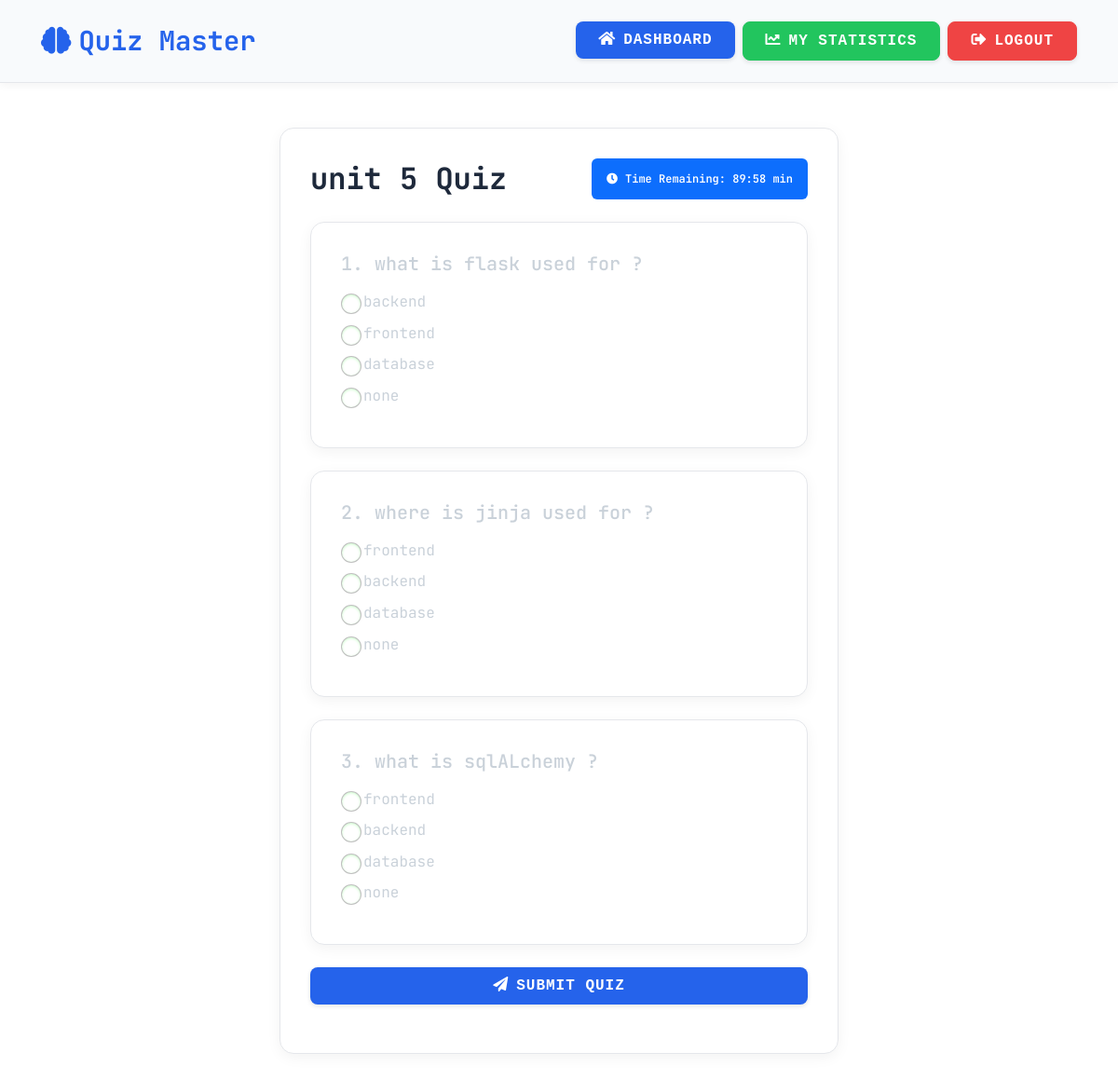
The page /attempt_quiz/9 (signed in) on the database its author committed.
### models.py (models this page shows)
class Chapter(db.Model):
    id = db.Column(db.Integer, primary_key=True)
    subject_id = db.Column(db.Integer, db.ForeignKey('subject.id'))
    name = db.Column(db.String(200), nullable=False)

class Question(db.Model):
    id = db.Column(db.Integer, primary_key=True)
    quiz_id = db.Column(db.Integer, db.ForeignKey('quiz.id'))
    question_statement = db.Column(db.Text, nullable=False)
    option1 = db.Column(db.String(200), nullable=False)
    option2 = db.Column(db.String(200), nullable=False)
    option3 = db.Column(db.String(200), nullable=False)
    option4 = db.Column(db.String(200), nullable=False)
    correct_option = db.Column(db.String(200), nullable=False)

### app.py (the view, shortened to what this page needs)
@app.route('/attempt_quiz/<int:quiz_id>', methods=['GET', 'POST'])
def attempt_quiz(quiz_id):
    if 'user_id' not in session:
        return redirect('/login')
    quiz = Quiz.query.get(quiz_id)
    questions = Question.query.filter_by(quiz_id=quiz_id).all()
    existing_score = Score.query.filter_by(quiz_id=quiz_id, user_id=session['user_id']).first()
    if existing_score:
        return render_template('quiz_completed.html', quiz=quiz)
    return render_template('attempt_quiz.html', quiz=quiz, questions=questions)

### templates/attempt_quiz.html (shortened to what this page needs)
{% extends 'base.html' %}
{% block content %}
<div class="container">
    <div class="card">
        <div class="card-body">
            <div class="d-flex justify-content-between align-items-center mb-4">
                <h2 class="mb-0">{{ quiz.chapter.name }} Quiz</h2>
                <div class="timer-container">
                    <div class="badge bg-primary p-3">
                        <i class="fas fa-clock me-2"></i>Time Remaining:
                        <span id="timer">{{ quiz.time_duration }} min</span>
                    </div>
                </div>
            </div>
            <form id="quizForm" method="POST" action="{{ url_for('attempt_quiz', quiz_id=quiz.id) }}">
                {% for question in questions %}
                <div class="card mb-4">
                    <div class="card-body">
                        <h5 class="card-title mb-3">{{ loop.index }}. {{ question.question_statement }}</h5>
                        <div class="options">
                            <div class="form-check mb-2">
                                <input class="form-check-input" type="radio" name="question_{{ question.id }}"
                                       id="q{{ question.id }}_1" value="1" required>
                                <label class="form-check-label" for="q{{ question.id }}_1">
                                    {{ question.option1 }}
                                </label>
                            </div>
                            <div class="form-check mb-2">
                                <input class="form-check-input" type="radio" name="question_{{ question.id }}"
                                       id="q{{ question.id }}_2" value="2">
                                <label class="form-check-label" for="q{{ question.id }}_2">
                                    {{ question.option2 }}
                                </label>
                            </div>
                            <div class="form-check mb-2">
                                <input class="form-check-input" type="radio" name="question_{{ question.id }}"
                                       id="q{{ question.id }}_3" value="3">
                                <label class="form-check-label" for="q{{ question.id }}_3">
                                    {{ question.option3 }}
                                </label>
                            </div>
                            <div class="form-check mb-2">
                                <input class="form-check-input" type="radio" name="question_{{ question.id }}"
                                       id="q{{ question.id }}_4" value="4">
                                <label class="form-check-label" for="q{{ question.id }}_4">
                                    {{ question.option4 }}
                                </label>
                            </div>
                        </div>
                    </div>
                </div>
                {% endfor %}
                <div class="d-grid gap-2">
                    <button type="submit" class="btn btn-primary btn-lg">
                        <i class="fas fa-paper-plane me-2"></i>Submit Quiz
                    </button>
                </div>
            </form>
        </div>
    </div>
</div>
{% endblock %}

### static/style.css (style rules this page uses)
body { background: #0d1117; font-family: 'Courier New', monospace; color: #c9d1d9; margin: 0; padding: 0; }
.card { max-width: 600px; margin: auto; background: #161b22; border-radius: 10px; box-shadow: 0 4px 15px rgba(0, 255, 0, 0.2); overflow: hidden; transition: transform 0.3s ease, box-shadow 0.3s ease; color: #c9d1d9; }
.btn { border-radius: 30px; padding: 10px 20px; font-size: 1rem; transition: background-color 0.3s ease, transform 0.2s ease; font-family: 'Courier New', monospace; }
.btn-primary { background-color: #0d6efd; color: #ffffff; border: none; }
form { margin: 20px 0; }
form input, form textarea, form select { width: 100%; padding: 10px; margin: 10px 0; border: 1px solid #30363d; border-radius: 5px; background: #161b22; color: #c9d1d9; box-shadow: inset 0 1px 3px rgba(0, 255, 0, 0.2); }
form button { background-color: #0d6efd; color: white; border: none; padding: 10px 20px; border-radius: 5px; cursor: pointer; transition: background-color 0.3s ease; }

### templates/base.html (style rules this page uses)
:root { --primary-color: #2563eb; --secondary-color: #f8fafc; --text-color: #1e293b; --accent-color: #e2e8f0; --danger-color: #ef4444; --success-color: #22c55e; --warning-color: #f59e0b; --info-color: #3b82f6; --border-color: #e5e7eb; --hover-bg: #f1f5f9; }
body { background-color: #ffffff; color: var(--text-color); font-family: 'JetBrains Mono', monospace; line-height: 1.6; }
.btn { border-radius: 8px; padding: 0.5rem 1.5rem; font-weight: 600; transition: all 0.3s ease; text-transform: uppercase; letter-spacing: 1px; box-shadow: 0 2px 5px rgba(0, 0, 0, 0.1); }
.btn-primary { background-color: var(--primary-color); border-color: var(--primary-color); color: white; }
.card { background-color: white; border: 1px solid var(--border-color); border-radius: 15px; box-shadow: 0 4px 15px rgba(0, 0, 0, 0.05); transition: all 0.3s ease; margin-bottom: 2rem; }
.card-body { padding: 2rem; }
h2, h3 { font-family: 'JetBrains Mono', monospace; color: var(--text-color); font-weight: 700; margin-bottom: 1.5rem; }
.container { animation: fadeIn 0.5s ease-out; margin-bottom: 2rem; }
.badge { padding: 0.5em 1em; border-radius: 6px; font-weight: 600; }

### rows shown on the page
Chapter: chapter.name "unit 5"
Question: question_statement "what is flask used for ?", option1 "backend", option2 "frontend", option3 "database", option4 "none"
Question: question_statement "where is jinja used for ?", option1 "frontend", option2 "backend", option3 "database", option4 "none"
Question: question_statement "what is sqlALchemy ?", option1 "frontend", option2 "backend", option3 "database", option4 "none"
